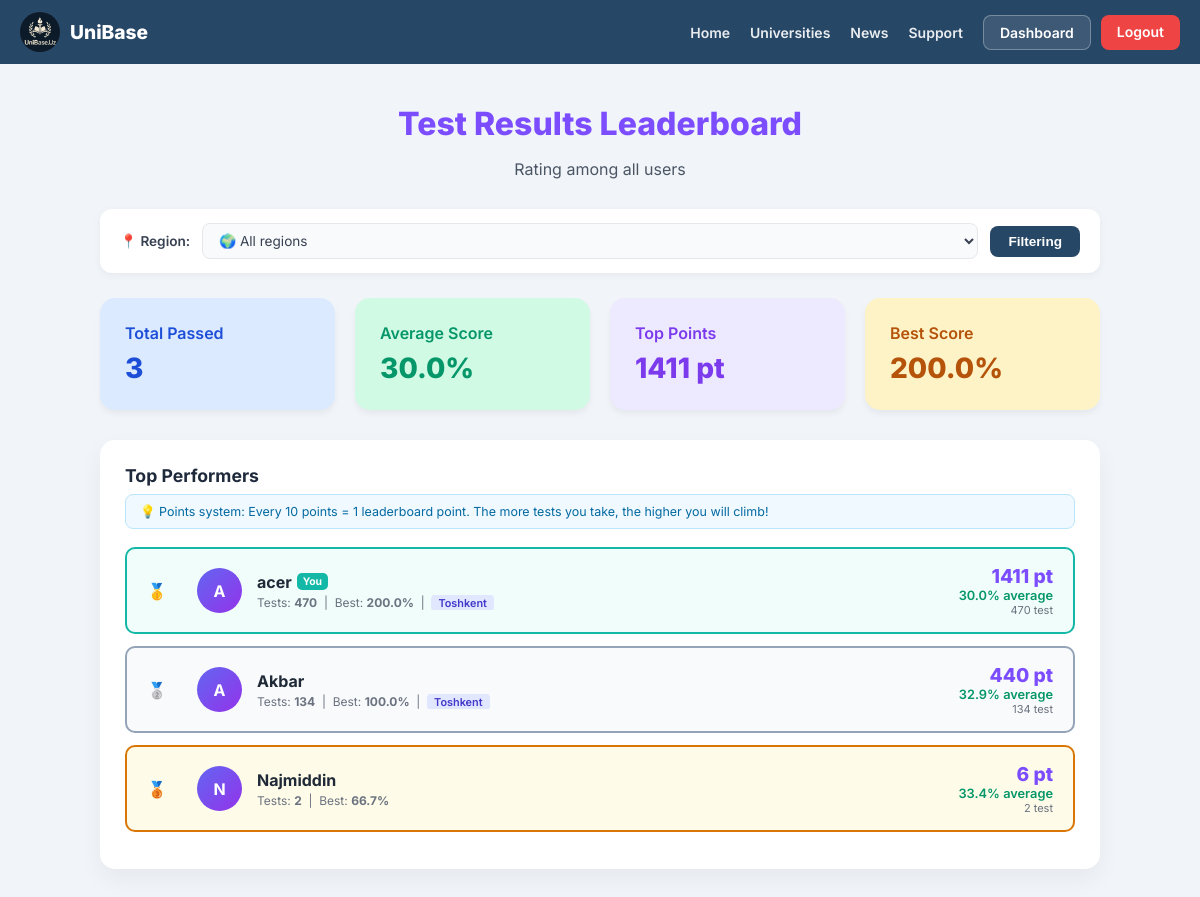
Page /leaderboard/ (signed in) on the committed database.
### app/models.py (models this page shows, shortened)
class UserTestResult(models.Model):
    user       = models.ForeignKey(User, on_delete=models.CASCADE)
    test_name  = models.CharField(max_length=255)
    score      = models.FloatField()
    date_taken = models.DateTimeField(auto_now_add=True)

### user/models.py (models this page shows, shortened)
class Profile(models.Model):
    user = models.OneToOneField(User, on_delete=models.CASCADE, related_name='profile')
    email = models.EmailField(max_length=254, blank=True, null=True)
    phone_number = models.CharField(max_length=20, blank=True, null=True)
    photo = models.ImageField(upload_to='profiles/', blank=True, null=True)
    coins = models.PositiveIntegerField(default=1000)
    free_trial_used = models.BooleanField(default=False)
    viloyat = models.CharField(max_length=100, blank=True, default='')
    streak_days = models.IntegerField(default=0)
    last_test_date = models.DateField(null=True, blank=True)
    badge = models.CharField(max_length=100, blank=True, default='')
    consecutive_perfect = models.IntegerField(default=0)

### app/views.py (the view)
# urls.py: path('leaderboard/', leaderboard, name='leaderboard'),
@login_required
def leaderboard(request):
    selected_viloyat = request.GET.get('viloyat', '')
    leaderboard_data = []
    for user in User.objects.select_related('profile').all():
        if not hasattr(user, 'profile'): continue
        if selected_viloyat and user.profile.viloyat != selected_viloyat: continue
        results = UserTestResult.objects.filter(user=user)
        if not results.exists(): continue
        scores      = [r.score for r in results]
        tests_taken = results.count()
        leaderboard_data.append({
            'username':           user.username,
            'avg_score':          round(sum(scores)/tests_taken, 1),
            'best_score':         max(scores),
            'tests_taken':        tests_taken,
            'leaderboard_points': int(sum(scores) / 10),
            'viloyat':            user.profile.viloyat or '—',
            'badge':              user.profile.badge,
            'streak_days':        user.profile.streak_days,
        })
    leaderboard_data.sort(key=lambda x: x['leaderboard_points'], reverse=True)
    return render(request, 'leaderboard.html', {
        'leaderboard': leaderboard_data,
        'viloyatlar': VILOYATLAR,
        'selected_viloyat': selected_viloyat,
    })

### app/templates/leaderboard.html (shortened to what this page needs)
<!DOCTYPE html>
<html lang="en">
{% load static %}
{% load i18n %}
<head>
</head>
<body>
<header>
    <div class="header-container">
        <a href="{% url 'home' %}" class="logo">
            <img src="/media/media/logo.jpg" alt="Logo" class="logo-img">
            <span class="logo-text">UniBase</span>
        </a>
        <nav class="nav-menu">
            <ul>
                <li><a href="{% url 'home' %}">{% trans "Home" %}</a></li>
                <li><a href="{% url 'univers' %}">{% trans "Universities" %}</a></li>
                <li><a href="{% url 'home' %}#news">{% trans "News" %}</a></li>
                <li><a href="https://t.me/unibase_support_bot">{% trans "Support" %}</a></li>
                <li class="auth-links">
                    {% if user.is_authenticated %}
                        <a href="{% url 'profile' %}" class="btn btn-secondary">{% trans "Dashboard" %}</a>
                        <a href="{% url 'logout' %}" class="btn btn-danger">{% trans "Logout" %}</a>
                    {% else %}
                        <a href="{% url 'login' %}" class="btn btn-secondary">{% trans "Login" %}</a>
                        <a href="{% url 'sign' %}" class="btn btn-primary">{% trans "Register" %}</a>
                    {% endif %}
                </li>
            </ul>
        </nav>
    </div>
</header>
<div class="main-container">
    <h1 class="main-title">{% trans "Test Results Leaderboard" %}</h1>
    <p class="sub-title">
        {% if selected_viloyat %}
            {% blocktrans %}{{ selected_viloyat }} viloyati bo'yicha reyting{% endblocktrans %}
        {% else %}
            {% trans "Rating among all users" %}
        {% endif %}
    </p>
    <form method="GET" class="filter-bar">
        <label>{% trans "📍 Region:" %}</label>
        <select name="viloyat">
            <option value="">{% trans "🌍 All regions" %}</option>
        </select>
        <button type="submit">{% trans "Filtering" %}</button>
    </form>
    <div class="stats-grid">
        <div class="stat-card s-blue">
            {% trans "Total Passed" %}
            <div class="value">{{ leaderboard|length }}</div>
        </div>
        <div class="stat-card s-green">
            {% trans "Average Score" %}
            <div class="value">{% if leaderboard %}{{ leaderboard.0.avg_score }}%{% else %}0%{% endif %}</div>
        </div>
        <div class="stat-card s-purple">
            {% trans "Top Points" %}
            <div class="value">{% if leaderboard %}{{ leaderboard.0.leaderboard_points }} pt{% else %}0{% endif %}</div>
        </div>
        <div class="stat-card s-orange">
            {% trans "Best Score" %}
            <div class="value">{% if leaderboard %}{{ leaderboard.0.best_score }}%{% else %}0%{% endif %}</div>
        </div>
    </div>
    <div class="leaderboard-section">
        <h2>{% trans "Top Performers" %}</h2>
        <div class="points-info">
            {% trans "💡 Points system: Every 10 points = 1 leaderboard point. The more tests you take, the higher you will climb!" %}
        </div>
        {% for entry in leaderboard %}
        <a href="{% url 'friend_profile' entry.username %}" class="user-card
            {% if forloop.counter == 1 %}top-1
            {% elif forloop.counter == 2 %}top-2
            {% elif forloop.counter == 3 %}top-3{% endif %}
            {% if entry.username == request.user.username %}is-me{% endif %}">
            <div class="user-info">
                <div class="rank-badge">
                    {% if forloop.counter == 1 %}🥇
                    {% elif forloop.counter == 2 %}🥈
                    {% elif forloop.counter == 3 %}🥉
                    {% else %}#{{ forloop.counter }}{% endif %}
                </div>
                <div class="avatar">{{ entry.username|slice:":1"|upper }}</div>
                <div class="user-meta">
                    <h3>
                        <span class="username-text">{{ entry.username }}</span>
                        {% if entry.username == request.user.username %}<span class="me-tag">{% trans "You" %}</span>{% endif %}
                    </h3>
                    <p>
                        {% blocktrans %}Tests: {% endblocktrans %}<b>{{ entry.tests_taken }}</b> &nbsp;|&nbsp; {% blocktrans %}Best:{% endblocktrans %} <b>{{ entry.best_score }}%</b>
                        {% if entry.viloyat != '—' %}&nbsp;|&nbsp; <span class="viloyat-tag">{{ entry.viloyat }}</span>{% endif %}
                    </p>
                </div>
            </div>
            <div class="points-box">
                <div class="pts">{{ entry.leaderboard_points }} pt</div>
                <div class="avg">{{ entry.avg_score }}% {% blocktrans %}average{% endblocktrans %}</div>
                <small>{{ entry.tests_taken }} {% blocktrans %}test{% endblocktrans %}</small>
            </div>
        </a>
        {% endfor %}
    </div>
</div>
</body>
</html>

### rows in the picture
UserTestResult: score "200.0", best_score "200.0"
Profile: viloyat "Toshkent"
UserTestResult: best_score "100.0"
Profile: viloyat "Toshkent"
UserTestResult: best_score "66.7"

### other values in the picture
{{ leaderboard|length }} "3"
{{ leaderboard.0.avg_score }} "30.0"
{{ leaderboard.0.leaderboard_points }} "1411"
{{ entry.username|slice:":1"|upper }} "A" "A" "N"
{{ entry.username }} "acer" "Akbar" "Najmiddin"
{{ entry.tests_taken }} "470" "134" "2"
{{ entry.leaderboard_points }} "1411" "440" "6"
{{ entry.avg_score }} "30.0" "32.9" "33.4"
